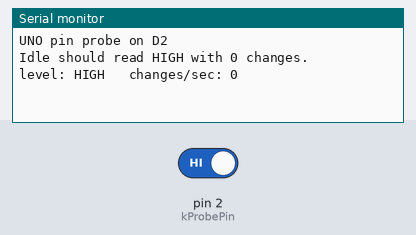
The sketch below on a simulated Arduino Uno, built with avr-gcc and run on an emulated ATmega328P. On the bench: the last lines printed to the serial monitor. The test bench sets the inputs (shaded band); at power-on: pin 2 (kProbePin) HIGH.

Above: at 1.5 s.
1.6 s: pin 2 (kProbePin) driven LOW
At 2.6 s:
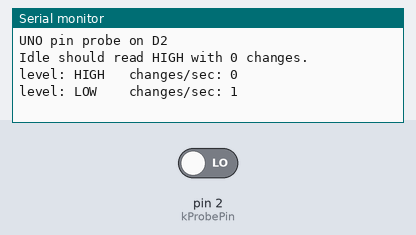
4.6 s: pin 2 (kProbePin) driven HIGH
At 6.1 s:
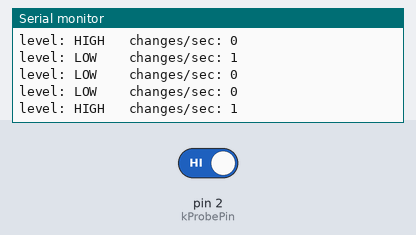

Measured:
- after the input at 1.6 s, the serial monitor: prints a new line after 0.70 s (image 1)
- after the input at 4.6 s, the serial monitor: prints a new line after 0.70 s (image 2)

The sketch:

uno_probe.ino
```cpp
// Same diagnostic as pin_probe, but for an Arduino UNO — so the module runs
// at the 5V these boards are designed for, with no risk to the ESP32.
//
// Wiring (module -> UNO):
//   G -> GND
//   R -> 5V        <-- the whole point of this test
//   Y -> pin 2
//
// Serial Monitor at 115200.
//
// Reading guide:
//   HIGH, 0 idle, hundreds of changes when a remote is pressed
//        -> it IS an IR receiver, it just needs 5V. See the level-shift note.
//   HIGH, 0 no matter what
//        -> not an IR receiver (or it's dead). Use the other kit's module.

#include <Arduino.h>

const int kProbePin = 2;

void setup() {
  Serial.begin(115200);
  delay(300);
  pinMode(kProbePin, INPUT);
  Serial.print(F("\n\nUNO pin probe on D"));
  Serial.println(kProbePin);
  Serial.println(F("Idle should read HIGH with 0 changes.\n"));
}

void loop() {
  const unsigned long start = millis();
  int last = digitalRead(kProbePin);
  long changes = 0, highSamples = 0, samples = 0;

  while (millis() - start < 1000) {
    const int v = digitalRead(kProbePin);
    if (v != last) {
      changes++;
      last = v;
    }
    highSamples += v;
    samples++;
  }

  Serial.print(F("level: "));
  Serial.print((highSamples * 2 > samples) ? F("HIGH") : F("LOW "));
  Serial.print(F("   changes/sec: "));
  Serial.println(changes);
}
```
